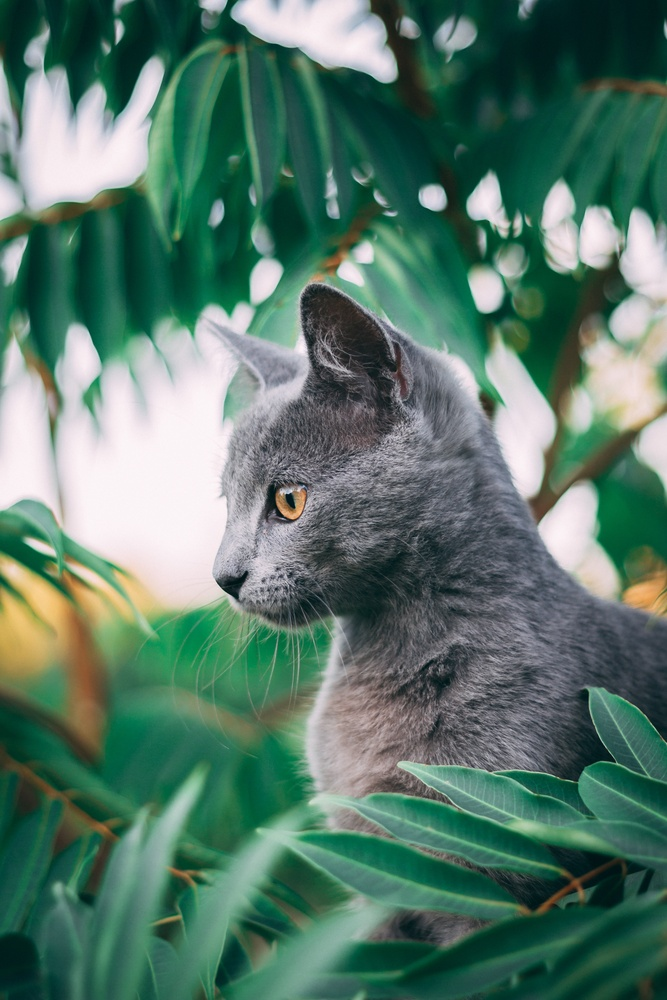
#> input picture Cat.jpg, 667 x 1000 px, shrunk from 3456 x 5184 before the run
$ python pillow2_manipulation.py
#> lines starting #> are read from the running program, lines starting #| are printed output that depends on the picture
from PIL import Image, ImageColor

# import the image
image = Image.open('Cat.jpg')
#> image is the input picture: PIL image 667x1000 RGB; mean R, G, B 87.2, 119.7, 106

# documentation
# https://pillow.readthedocs.io/en/stable/reference/Image.html?

# rotated the image
# 1 image_rotate = image.rotate(60, expand=True, fillcolor=(255, 0, 255))
image_rotate = image.rotate(60, expand=True, fillcolor=ImageColor.getcolor('red', 'RGB'))
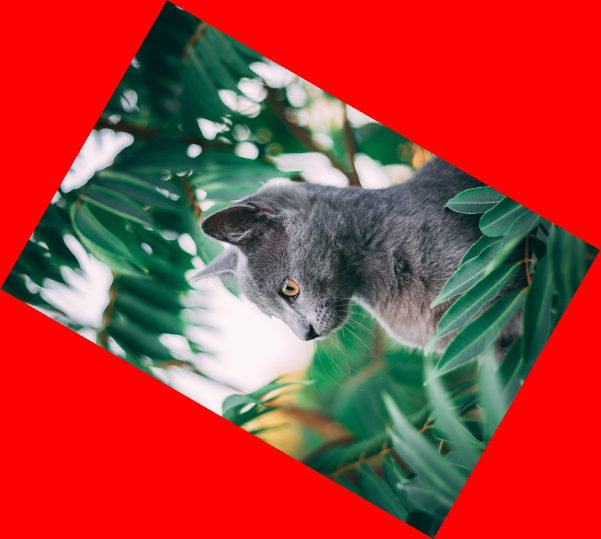
#> image_rotate: PIL image 1201x1078 RGB (shown at 1/2 size); mean R, G, B 168.5, 61.7, 54.6
# print(ImageColor.getcolor('red', 'RGB'))

# display the image
image_rotate.show()
